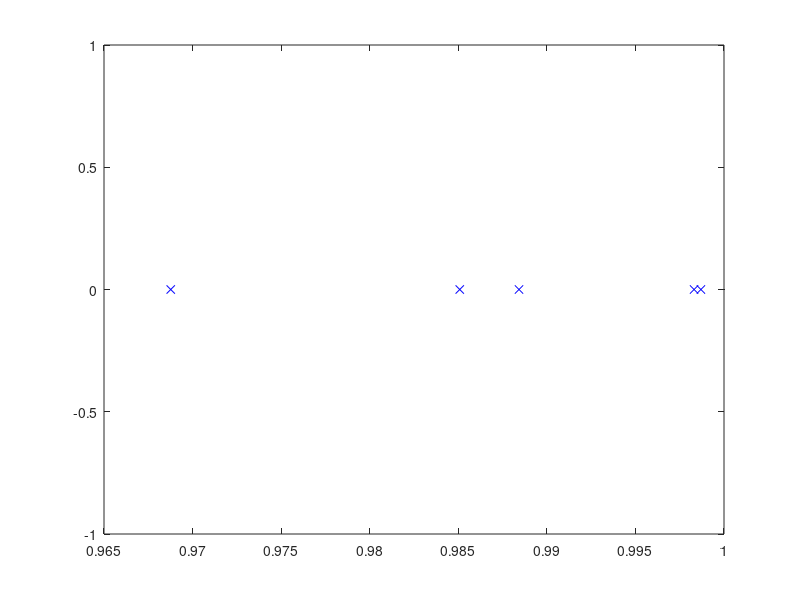
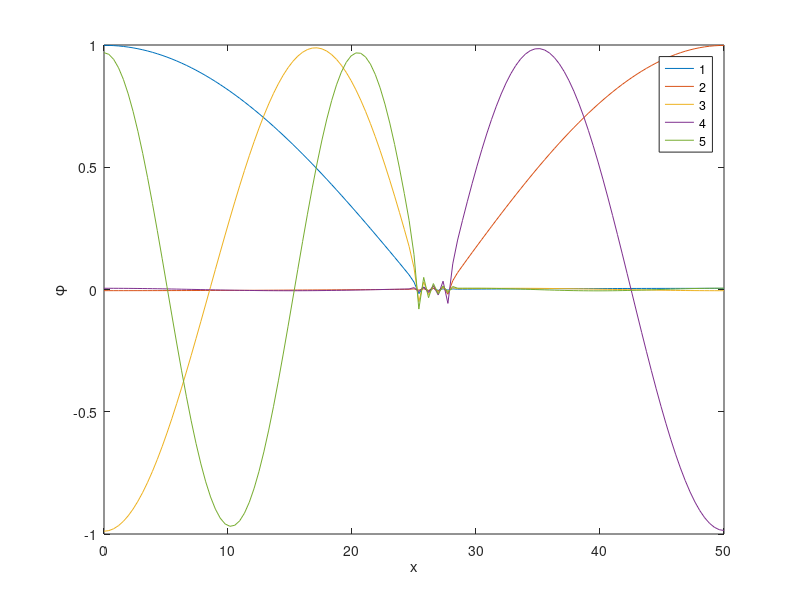

Write MATLAB code to recreate these figures, in order.
function oneDTransport()
   % SN transport in one dimension.
   % Author: Seth R. Johnson
   % Licensed under BSD
   
   I = 128; % number of spatial cells
   N = 8;  % number of discrete ordinates
   
%   runSourceDriven(I, N);
   runEigenvalue(I, N);
end   

function runEigenvalue(I, N)
   
   numEigenvals = 5;
   
   %%%%% generate problem data
   [mu w]   = createQuadrature(N);
   delta_x  = createGrid(I, 50.0);
   sigma_t  = createXsn(I, 1.2);
   sigma_s0 = createXsn(I, 0.4);
   nusigma_f= createXsn(I, 0.8);
   reflect  = [1 1];
   
%   sigma_t(240:250) = 10.0;
   nusigma_f(I/2 + (1:I/32)) = 0.0;
   sigma_t(I/2 + (1:I/16))   = 10.0;
   
   %%%%% create the transport matrices explicitly
    transportMatrix = createTransportMatrix(delta_x, sigma_t,sigma_s0, mu, w);
    bm = createBoundariesMatrix(I, N, reflect);
    transportMatrix = transportMatrix + bm;
%   transportMatrix = createTransportMatrix(delta_x, sigma_t,sigma_s0, mu, w);...
%                     + createBoundariesMatrix(I, N, reflect);
   
   fissionMatrix   = createFissionMatrix(delta_x, nusigma_f, mu, w);
                 %    + createBoundariesMatrix(I, N, reflect);

   if (I*N < 150)
      figure(3)
      imagesc(fissionMatrix)
      axis square
   end

   
   %%%%% annnnd.... OMG TRANSPORT:
   operator = @(x) transportMatrix\(fissionMatrix * x);
   options.disp = 0;
   [psi, lambda] = eigs(operator, (I+1)*N, numEigenvals, 'lm', options);
   
   %%%%% fix up the eigenvectors
   
   lambda = diag(lambda);
   
   phi = zeros(I+1, numEigenvals);
   % scale the eigenvectors and put them into the flux
   for i=1:numEigenvals
       phi(:,i) = discreteToMoment(0, psi(:,i), mu, w);
       
       sgn = sign(sum(phi(:,i)));
       if (sgn == 0)
          sgn = sign(phi(1,i));
       end
       phi(:,i) = phi(:,i) * sgn;
       phi(:,i) = phi(:,i)./max(phi(:,i)).*lambda(i) ;
   end
   
   %%%%% display the results
   
   figure(1)
   plot(real(lambda), imag(lambda), 'bx')
   disp(sprintf('dominant eigenvalue: %.4g', lambda(1)))
   
   figure(2)
   clf
   grid = [0 cumsum(delta_x)];
   legendText = {};
   for i = 1:numEigenvals
      plot(grid, phi(:,i)')
      hold all
      legendText{end+1} = sprintf('%d', i); %#ok<AGROW>
   end
   xlabel('x')
   ylabel('\phi')
   legend(legendText)
end

function runSourceDriven(I, N)
   %%%%% generate problem data
   [mu w]   = createQuadrature(N);
   delta_x  = createGrid(I, 6.0);
   
   sigma_t  = createXsn(I, 1.0);
   sigma_s0 = createXsn(I, 0.5);   
   q        = createSource(N, delta_x, 1.0);
   reflect  = [1 1];
   
   sigma_t(12:14) = 5.0;
   
   %%%%% create the transport matrices explicitly
   
   transportMatrix = createTransportMatrix(delta_x, sigma_t,sigma_s0, mu, w)...
                     + createBoundariesMatrix(I, N, reflect);
   
   figure(4)
   imagesc(log10(abs(transportMatrix)))
   axis square
   
   %%%%% annnnd.... OMG TRANSPORT:
   psi = transportMatrix \ q;
   
   %%%%% display the results
%   disp((reshape(psi, N, I+1))')
   
   figure(5)
   plot([0 cumsum(delta_x)], discreteToMoment(0,psi, mu, w)')
   xlabel('x')
   ylabel('\phi')
end

function [phil] = discreteToMoment(l, psi, mu, w)
   N  = length(mu);
   Ip = length(psi) / N; % Ip = I + 1
   
   phil = zeros(Ip, 1);
   
   if (l == 0)
      r = 1;
      for i = 1:Ip
         for n = 1:N
            phil(i) = phil(i) + w(n) * psi(r);
            r = r + 1;
         end
      end
   else
      error('Higher moments not yet supported.')
   end
end

function [bm]   = createBoundariesMatrix(I, N, reflecting)
   numUnknowns = (I+1)*N;
   bm = sparse(numUnknowns, numUnknowns);
   assert(length(reflecting) == 2, 'reflecting should have left, right')
   
   if reflecting(1) == 1
      % set reflecting on left side (i = 0) for incidident directions (n > N/2)
      r = I*N + 1;
      for n = (N/2 + 1):N
         bm(r, n)       = 1;
         bm(r, N + 1 - n) = -1;
         r = r + 1;
      end
   else
      % set incoming flux at the boundaries to zero
      r = I*N + 1;
      for n = (N/2 + 1):N
         bm(r, n)       = 1;
         r = r + 1;
      end
   end
   
   if reflecting(2) == 1
      % set reflecting on left side (i = 0) for incidident directions (n < N/2)
      for n = 1:N/2
         bm(r, I*N + n)       = 1;
         bm(r, I*N + N + 1 - n) = -1;
         r = r + 1;
      end
   else
      % set incoming flux at the boundaries to zero
      for n = 1:N/2
         bm(r, I*N + n)       = 1;
         r = r + 1;
      end
   end
end

function [transportMatrix] = createTransportMatrix(delta_x, sigma_t, ...
                                                   sigma_s0, mu, w)
   % generate the SN finite difference equations
   N = length(mu);
   I = length(sigma_t);
   numUnknowns  = (I+1)*N;

   transportMatrix = sparse(numUnknowns, numUnknowns);
   
   for i = 1:I
      for n = 1:N
         r = (i-1)*N + n;
         
         %streaming term
         transportMatrix(r,r + N) = transportMatrix(r,r + N) ...
            + mu(n);
         transportMatrix(r,r) = transportMatrix(r,r) ...
            - mu(n);
         
         %absorption term
         transportMatrix(r,r + N) = transportMatrix(r,r + N) ...
               + sigma_t(i) * delta_x(i) /2;
         transportMatrix(r,r) = transportMatrix(r,r) ...
               + sigma_t(i) * delta_x(i) /2;
         
         %scattering term         
         scatterTerm = sigma_s0(i) * delta_x(i) / 2;
         for m = 1:N
            s = (i-1)*N + m;
            
            transportMatrix(r,s + N) = transportMatrix(r,s + N) ...
                  - scatterTerm * w(m) /2;
               
            transportMatrix(r,s)     = transportMatrix(r,s) ...
                  - scatterTerm * w(m) /2;
         end
      end
   end
end

function [fissionMatrix] = createFissionMatrix(delta_x, nusigma_f, mu, w)
   % generate the SN finite difference equations
   N = length(mu);
   I = length(nusigma_f);
   numUnknowns  = (I+1)*N;

   fissionMatrix = sparse(numUnknowns, numUnknowns);
   
   for i = 1:I
      for n = 1:N
         r = (i-1)*N + n;
         
         %fission term         
         scatterTerm = nusigma_f(i) * delta_x(i) / 2;
         for m = 1:N
            s = (i-1)*N + m;
            
            fissionMatrix(r,s + N) = fissionMatrix(r,s + N) ...
                  + scatterTerm * w(m) /2;
               
            fissionMatrix(r,s)     = fissionMatrix(r,s) ...
                  + scatterTerm * w(m) /2;
         end
      end
   end
end

function [q] = createSource(N, delta_x, q0)
   %uniform, isotropic source in the finite difference equations
   I = length(delta_x);
   q = q0 ./ 2 .* delta_x;
   q = repmat(q, N, 1);
   q = reshape(q, I * N, 1);
   
   %zeros that go along with the boundary condition equations
   q = [q; zeros(N, 1)];
end

function [sigma_x] = createXsn(I, xsn)
   sigma_x = ones(1, I) .* xsn;
end

function [deltas] = createGrid(I, width)
   deltas = ones(1, I) .* width ./ I;
   % deltas = diff(gridPoints)
end

function [mu w] = createQuadrature(N)
   %N is ordinate set: 2, 4, 8, ...
   %Return gauss-legendre quadrature set
   if (N == 2)
      mu = [.577350269189626]; %#ok<NBRAK>
      w  = [1.0]; %#ok<NBRAK>
   elseif (N == 4)
      mu = [.339981043584856 .861136311594053];
      w  = [.652145154862546 .347854845137454];
   elseif (N == 8)
      mu = [.183434642495650 .525532409916329 .796666477413627 .960289856497536];
      w  = [.362683783378363 .313706645877887 .222381034453374 .101228536290376];
   elseif (N == 16)
      mu = [0.989400934991650,0.944575023073233,0.865631202387832,...
         0.755404408355003,0.617876244402644,0.458016777657227,...
         0.281603550779259,0.0950125098376370;];
      w = [0.0271524594117540,0.0622535239386480,0.0951585116824930,...
         0.124628971255534,0.149595988816577,0.169156519395003,...
         0.182603415044924,0.189450610455067;];
   elseif (N == 32)
      mu = [0.0483076656877380,0.144471961582796,0.239287362252137,...
         0.331868602282128,0.421351276130635,0.506899908932229,...
         0.587715757240762,0.663044266930215,0.732182118740290,...
         0.794483795967942,0.849367613732570,0.896321155766052,...
         0.934906075937740,0.964762255587506,0.985611511545268,...
         0.997263861849482];
      w = [0.0965400885147260,...
         0.0956387200792750,0.0938443990808050,0.0911738786957640,...
         0.0876520930044040,0.0833119242269470,0.0781938957870700,...
         0.0723457941088490,0.0658222227763620,0.0586840934785360,...
         0.0509980592623760,0.0428358980222270,0.0342738629130210,...
         0.0253920653092620,0.0162743947309060,0.007018610009470];
   else
      error('Sorry, invalid N for quadrature')
   end
   
   assert(length(mu) == length(w));
   assert(abs(sum(w) - 1.0) < 2*eps);
   assert(all(mu > 0.0) && all(mu < 1.0));
   
   mu = [-fliplr(mu) mu];
   w  = [fliplr(w) w];
   
   assert(all(w > 0));
end